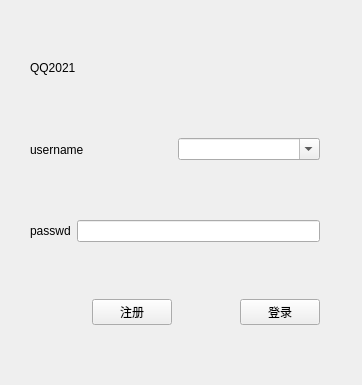
<?xml version="1.0" encoding="UTF-8"?>
<ui version="4.0">
 <class>Login</class>
 <widget class="QWidget" name="Login">
  <property name="geometry">
   <rect>
    <x>0</x>
    <y>0</y>
    <width>362</width>
    <height>385</height>
   </rect>
  </property>
  <property name="windowTitle">
   <string>Widget</string>
  </property>
  <widget class="QWidget" name="widget" native="true">
   <property name="geometry">
    <rect>
     <x>89</x>
     <y>10</y>
     <width>76</width>
     <height>35</height>
    </rect>
   </property>
   <layout class="QHBoxLayout" name="horizontalLayout"/>
  </widget>
  <widget class="QWidget" name="widget_5" native="true">
   <property name="geometry">
    <rect>
     <x>30</x>
     <y>30</y>
     <width>301</width>
     <height>331</height>
    </rect>
   </property>
   <layout class="QVBoxLayout" name="verticalLayout">
    <property name="leftMargin">
     <number>0</number>
    </property>
    <property name="topMargin">
     <number>0</number>
    </property>
    <item>
     <widget class="QLabel" name="label_3">
      <property name="text">
       <string>QQ2021</string>
      </property>
     </widget>
    </item>
    <item>
     <widget class="QWidget" name="widget_2" native="true">
      <layout class="QHBoxLayout" name="horizontalLayout_2">
       <property name="leftMargin">
        <number>0</number>
       </property>
       <property name="topMargin">
        <number>0</number>
       </property>
       <property name="rightMargin">
        <number>0</number>
       </property>
       <property name="bottomMargin">
        <number>0</number>
       </property>
       <item>
        <widget class="QLabel" name="label">
         <property name="text">
          <string>username</string>
         </property>
        </widget>
       </item>
       <item>
        <widget class="QComboBox" name="nameCmBox">
         <property name="editable">
          <bool>true</bool>
         </property>
        </widget>
       </item>
      </layout>
     </widget>
    </item>
    <item>
     <widget class="QWidget" name="widget_3" native="true">
      <layout class="QHBoxLayout" name="horizontalLayout_3">
       <property name="leftMargin">
        <number>0</number>
       </property>
       <property name="topMargin">
        <number>0</number>
       </property>
       <property name="rightMargin">
        <number>0</number>
       </property>
       <property name="bottomMargin">
        <number>0</number>
       </property>
       <item>
        <widget class="QLabel" name="label_2">
         <property name="text">
          <string>passwd</string>
         </property>
        </widget>
       </item>
       <item>
        <widget class="QLineEdit" name="passwdLineEdit"/>
       </item>
      </layout>
     </widget>
    </item>
    <item>
     <widget class="QWidget" name="widget_4" native="true">
      <layout class="QHBoxLayout" name="horizontalLayout_4">
       <property name="leftMargin">
        <number>0</number>
       </property>
       <property name="topMargin">
        <number>0</number>
       </property>
       <property name="rightMargin">
        <number>0</number>
       </property>
       <property name="bottomMargin">
        <number>0</number>
       </property>
       <item>
        <spacer name="horizontalSpacer">
         <property name="orientation">
          <enum>Qt::Horizontal</enum>
         </property>
         <property name="sizeHint" stdset="0">
          <size>
           <width>40</width>
           <height>20</height>
          </size>
         </property>
        </spacer>
       </item>
       <item>
        <widget class="QPushButton" name="regBtn">
         <property name="text">
          <string>注册</string>
         </property>
        </widget>
       </item>
       <item>
        <spacer name="horizontalSpacer_2">
         <property name="orientation">
          <enum>Qt::Horizontal</enum>
         </property>
         <property name="sizeHint" stdset="0">
          <size>
           <width>40</width>
           <height>20</height>
          </size>
         </property>
        </spacer>
       </item>
       <item>
        <widget class="QPushButton" name="loginBtn">
         <property name="text">
          <string>登录</string>
         </property>
        </widget>
       </item>
      </layout>
     </widget>
    </item>
   </layout>
   <zorder>label_3</zorder>
   <zorder>widget_3</zorder>
   <zorder>widget_4</zorder>
   <zorder>widget_2</zorder>
  </widget>
 </widget>
 <layoutdefault spacing="6" margin="11"/>
 <tabstops>
  <tabstop>passwdLineEdit</tabstop>
  <tabstop>loginBtn</tabstop>
  <tabstop>regBtn</tabstop>
 </tabstops>
 <resources/>
 <connections/>
</ui>
